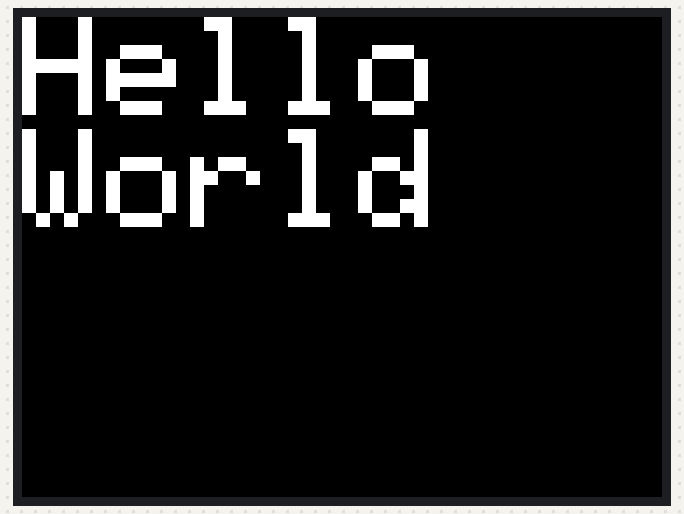
Bench run of a sketch on a simulated ESP32. Parts: 320×240 colour display.

Above: at 0.2 s.

The sketch:

M5Stack-HelloWorld.ino
```cpp
#include <M5Stack.h>

void setup(){
  M5.begin();
  M5.Power.begin();

  M5.lcd.setTextSize(30);
  M5.Lcd.println("Hello");
  M5.Lcd.println("World");
}

void loop() {

}
```
